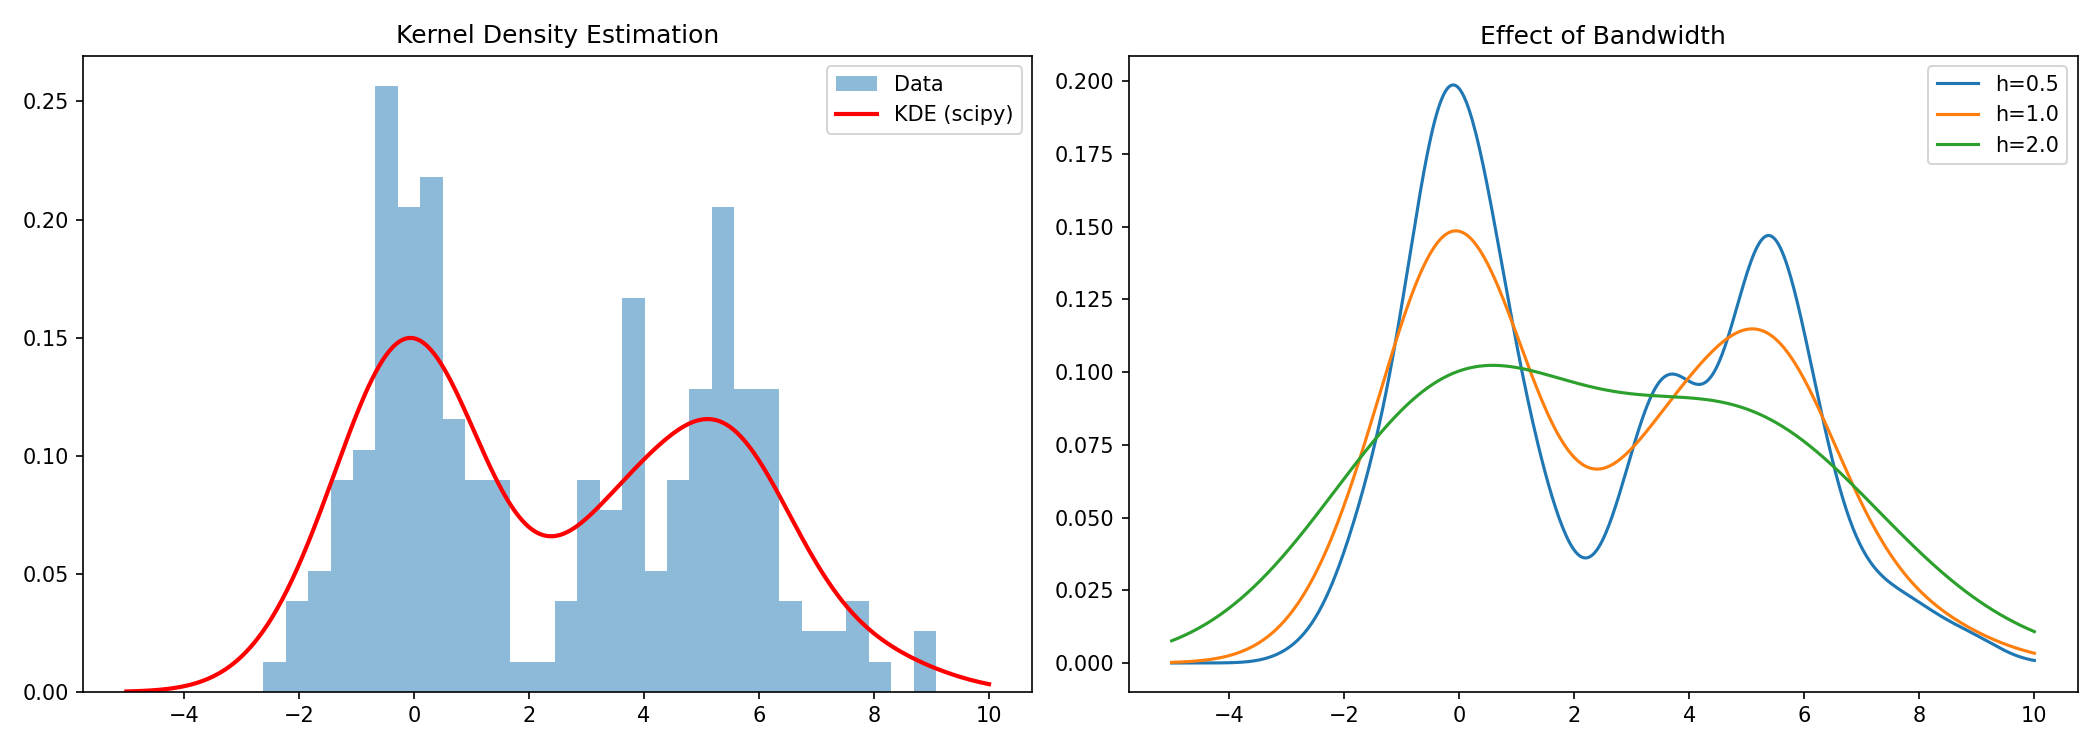

This chart was generated by the following Python code:
"""
Kernel Density Estimation
Non-parametric density estimation using kernels
"""
import numpy as np
import matplotlib.pyplot as plt
from scipy.stats import gaussian_kde
from sklearn.neighbors import KernelDensity

print("=== Kernel Density Estimation ===\n")

# Generate data
np.random.seed(42)
data = np.concatenate([np.random.normal(0, 1, 100), np.random.normal(5, 1.5, 100)])

# KDE using scipy
kde_scipy = gaussian_kde(data, bw_method='scott')
x_range = np.linspace(-5, 10, 500)
density_scipy = kde_scipy(x_range)

# KDE using sklearn with different bandwidths
bandwidths = [0.5, 1.0, 2.0]
fig, axes = plt.subplots(1, 2, figsize=(14, 5))

axes[0].hist(data, bins=30, density=True, alpha=0.5, label='Data')
axes[0].plot(x_range, density_scipy, 'r-', linewidth=2, label='KDE (scipy)')
axes[0].set_title('Kernel Density Estimation')
axes[0].legend()

for bw in bandwidths:
    kde = KernelDensity(bandwidth=bw, kernel='gaussian')
    kde.fit(data.reshape(-1, 1))
    log_dens = kde.score_samples(x_range.reshape(-1, 1))
    axes[1].plot(x_range, np.exp(log_dens), label=f'h={bw}')

axes[1].set_title('Effect of Bandwidth')
axes[1].legend()
plt.tight_layout()
plt.savefig('/home/[user]/pdfs/notes/statisticalComputingAndReporting/groupWork/answers/14.density_estimation/kernel_density.png', dpi=150)
print("Visualization saved")
plt.close()
